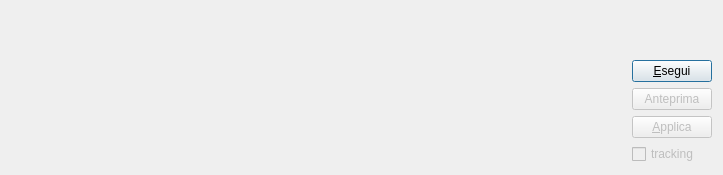
<?xml version="1.0" encoding="UTF-8"?>
<ui version="4.0">
 <class>search_frame</class>
 <widget class="QDialog" name="search_frame">
  <property name="geometry">
   <rect>
    <x>0</x>
    <y>0</y>
    <width>723</width>
    <height>175</height>
   </rect>
  </property>
  <property name="sizePolicy">
   <sizepolicy hsizetype="Preferred" vsizetype="Minimum">
    <horstretch>0</horstretch>
    <verstretch>0</verstretch>
   </sizepolicy>
  </property>
  <property name="windowTitle">
   <string>Dialog</string>
  </property>
  <layout class="QHBoxLayout" name="horizontalLayout">
   <property name="spacing">
    <number>0</number>
   </property>
   <item>
    <widget class="QWidget" name="pages_box" native="true">
     <property name="sizePolicy">
      <sizepolicy hsizetype="Preferred" vsizetype="Minimum">
       <horstretch>0</horstretch>
       <verstretch>0</verstretch>
      </sizepolicy>
     </property>
    </widget>
   </item>
   <item>
    <widget class="QWidget" name="buttons_box" native="true">
     <property name="sizePolicy">
      <sizepolicy hsizetype="Fixed" vsizetype="Minimum">
       <horstretch>0</horstretch>
       <verstretch>0</verstretch>
      </sizepolicy>
     </property>
     <layout class="QVBoxLayout" name="verticalLayout">
      <property name="leftMargin">
       <number>9</number>
      </property>
      <property name="rightMargin">
       <number>0</number>
      </property>
      <property name="bottomMargin">
       <number>0</number>
      </property>
      <item>
       <spacer name="verticalSpacer">
        <property name="orientation">
         <enum>Qt::Vertical</enum>
        </property>
        <property name="sizeHint" stdset="0">
         <size>
          <width>5</width>
          <height>5</height>
         </size>
        </property>
       </spacer>
      </item>
      <item>
       <widget class="QPushButton" name="execute_button">
        <property name="text">
         <string>&amp;Esegui</string>
        </property>
        <property name="shortcut">
         <string>Return</string>
        </property>
       </widget>
      </item>
      <item>
       <widget class="QPushButton" name="preview_button">
        <property name="enabled">
         <bool>false</bool>
        </property>
        <property name="toolTip">
         <string>Mostra una anteprima dei records selezionati tramite la ricerca</string>
        </property>
        <property name="text">
         <string>Anteprima</string>
        </property>
        <property name="checkable">
         <bool>true</bool>
        </property>
       </widget>
      </item>
      <item>
       <widget class="QPushButton" name="apply_button">
        <property name="enabled">
         <bool>false</bool>
        </property>
        <property name="toolTip">
         <string>Applica i risultati della ricerca alla form</string>
        </property>
        <property name="text">
         <string>&amp;Applica</string>
        </property>
       </widget>
      </item>
      <item>
       <widget class="QCheckBox" name="tracking">
        <property name="enabled">
         <bool>false</bool>
        </property>
        <property name="toolTip">
         <string>Se abilitato, la form visualizzerà il dettaglio del record  selezionato in anteprima</string>
        </property>
        <property name="text">
         <string>tracking</string>
        </property>
       </widget>
      </item>
     </layout>
    </widget>
   </item>
  </layout>
 </widget>
 <resources/>
 <connections/>
</ui>
